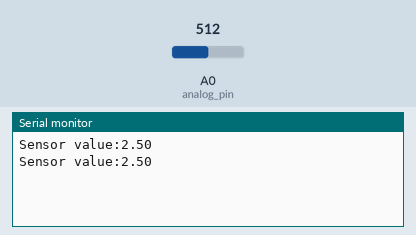
Recording of a sketch running on a simulated Arduino Uno, built with avr-gcc and run on an emulated ATmega328P. On the bench: the last lines printed to the serial monitor. The test bench sets the inputs (shaded band); at power-on: A0 (analog_pin) = 512.

Above: at 1.6 s.
1.7 s: A0 (analog_pin) set to 716
At 2.7 s:
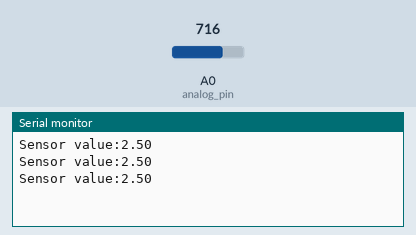
3.2 s: A0 (analog_pin) set to 900
At 4.3 s:
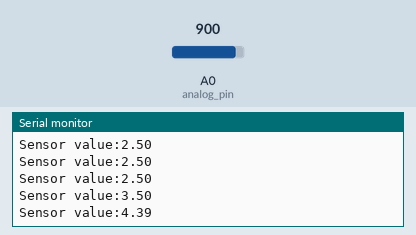
Timing chart, 0 to 6.2 s (numbered marks = the images above; inputs shaded):
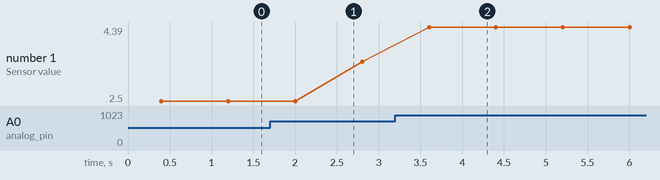

Measured:
- after the input at 3.2 s, the serial monitor: prints a new line after 0.40 s (image 2)
- plotted number 1: 2.5 → 3.5 after the input at 1.7 s, 3.5 → 4.39 after the input at 3.2 s

The sketch:

mini_windmill.ino
```cpp
// THIS CODE IS FOR A MINI WINDMILL PROJECT DESIGNED FOR SUSTAINABILITY
// PARTS NEEDED CAN BE FOUND IN THE "parts.txt" file

#define analog_pin A0
void setup() {
  Serial.begin(9600);

}

void loop() {

float x,y;
x = analogRead(analog_pin);
y = x*5.00/1024.00;
delay(400);
Serial.print("Sensor value:"); Serial.println(y);
delay(400);

}
```
